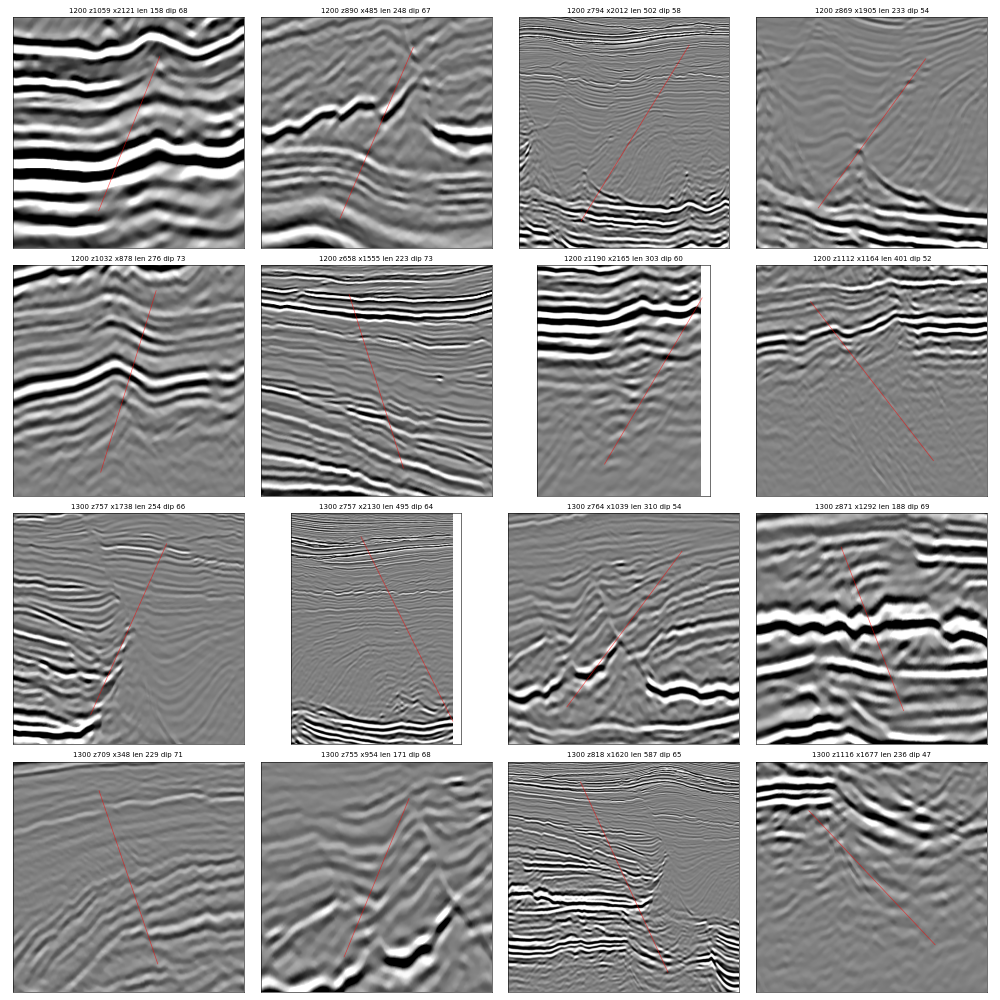

Here is the Python script that generated this plot:
# AUDITORIA VISUAL: 16 STICKS DA dbrnet DE REFERÊNCIA SEM PAR NO ESPECIALISTA (z 450-1200, PATCHES 1200 E 1300), CADA UM NUM RECORTE DA SÍSMICA
import os, sys, numpy as np, matplotlib
matplotlib.use('Agg')
import matplotlib.pyplot as plt
from PIL import Image
sys.path.insert(0, os.path.join(os.path.dirname(os.path.abspath(__file__)), '..', 'harness'))
import marlim
S = os.path.join(os.path.dirname(os.path.abspath(__file__)), 'sections')
R = '/home/grva-mint/Projects/Falhas'
picked = []
for pid in ('1200', '1300'):
    sec = np.load(f'{S}/art5_dbrnet_{pid}.npy').astype(np.float32)
    _, cmp = marlim.stickMetrics(pid, sec)
    seis, gt = cmp.background, cmp.sticks('interpretado')
    loose = [s for s in cmp.sticks('rede') if cmp.covered(s, gt) < 0.2 and 450 <= (s['p0'][1] + s['p1'][1]) / 2 < 1200 and s['len'] >= 150]
    rng = np.random.default_rng(int(pid))
    for s in rng.choice(loose, min(8, len(loose)), replace=False):
        picked.append((pid, s, seis, sec))
fig, axes = plt.subplots(4, 4, figsize=(20, 20))
for ax, (pid, s, seis, sec) in zip(axes.ravel(), picked):
    cx, cz = (s['p0'][0] + s['p1'][0]) / 2, (s['p0'][1] + s['p1'][1]) / 2
    half = max(110, s['len'] / 2 + 30)
    x0, x1 = int(max(0, cx - half)), int(min(seis.shape[1], cx + half))
    z0, z1 = int(max(0, cz - half)), int(min(seis.shape[0], cz + half))
    ax.imshow(seis[z0:z1, x0:x1], cmap='gray', vmin=0, vmax=1, extent=(x0, x1, z1, z0))
    ax.plot([s['p0'][0], s['p1'][0]], [s['p0'][1], s['p1'][1]], c='red', lw=1.0, alpha=0.6)
    ax.set_title(f"{pid} z{int(cz)} x{int(cx)} len {int(s['len'])} dip {s['dip']:.0f}", fontsize=10)
    ax.set_xticks([]); ax.set_yticks([])
plt.tight_layout()
plt.savefig('audit.png', dpi=50)
print(len(picked), 'sticks')
